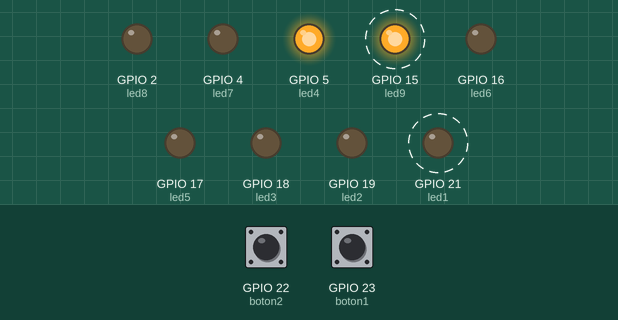
Bench run of a sketch on a simulated ESP32. On the bench: output pins drawn as LEDs (lit = HIGH). Dashed ring = blinking. The inputs (shaded band) are chosen by the test bench; at power-on: GPIO 22 (boton2) HIGH, GPIO 23 (boton1) HIGH.

Above: at 1.2 s.
1.3 s: GPIO 22 (boton2) pulled LOW for 1 s
At 1.7 s:
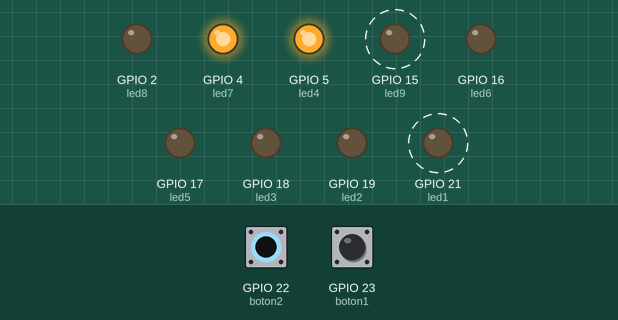
At 2.9 s:
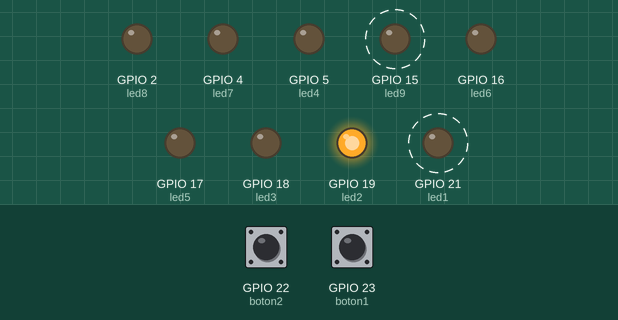
5.3 s: GPIO 23 (boton1) pulled LOW for 0.3 s
At 5.63 s:
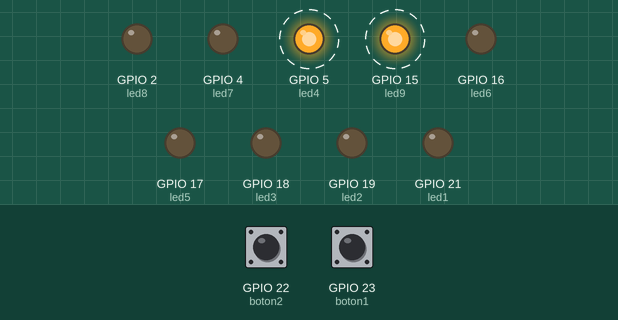
8.3 s: GPIO 23 (boton1) pulled LOW for 1 s
11.3 s: GPIO 23 (boton1) pulled LOW for 3.2 s
Timing chart, 0 to 17.0 s (numbered marks = the images above; inputs shaded):
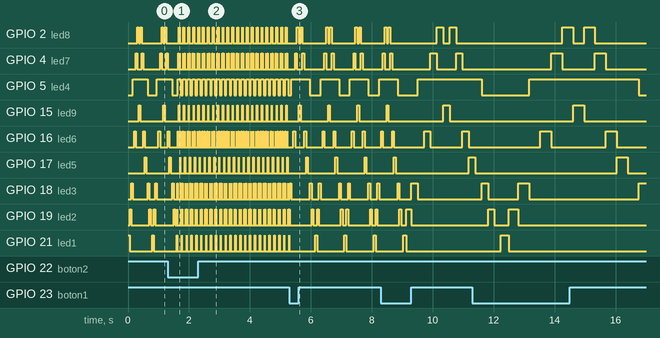

The sketch:

AutoFantastico.ino
```cpp
int led1 = 21; //LED1 conectado al GPIO 21
int led2 = 19;
int led3 = 18;
int led4 = 5;
int led5 = 17;
int led6 = 16;
int led7 = 4;
int led8 = 2;
int led9 = 15;//led9 conectado al GPIO 15

int boton1 = 23;
int boton2 = 22;

int tiempo = 50; //tiempo de 50 mili segundos

void leer_boton(){
  int b1 = digitalRead(boton1);
  int b2 = digitalRead(boton2);

  if(b1 == 0){//mas lento
    tiempo += 50;
  }

  if(b2 == 0){//mas rapido
    tiempo -= 50;
    if (tiempo<=0){
      tiempo = 10;
    }
  }
}

void setup() {
  // put your setup code here, to run once:
  pinMode(led1,OUTPUT);
  pinMode(led2,OUTPUT);
  pinMode(led3,OUTPUT);
  pinMode(led4,OUTPUT);
  pinMode(led5,OUTPUT);
  pinMode(led6,OUTPUT);
  pinMode(led7,OUTPUT);
  pinMode(led8,OUTPUT);
  pinMode(led9,OUTPUT);

  pinMode(boton1,INPUT);
  pinMode(boton2,INPUT);
}

void loop() {
  // put your main code here, to run repeatedly:

  //digitalWrite(led9,LOW);
  digitalWrite(led1,HIGH);
  leer_boton();
  delay(tiempo);
  digitalWrite(led1,LOW);
  digitalWrite(led2,HIGH);
  leer_boton();
  delay(tiempo);
  digitalWrite(led2,LOW);
  digitalWrite(led3,HIGH);
  leer_boton();
  delay(tiempo);
  digitalWrite(led3,LOW);
  digitalWrite(led4,HIGH);
  delay(tiempo);
  digitalWrite(led5,LOW);
  digitalWrite(led6,HIGH);
  delay(tiempo);
  digitalWrite(led6,LOW);
  digitalWrite(led7,HIGH);
  delay(tiempo);
  digitalWrite(led7,LOW);
  digitalWrite(led8,HIGH);
  delay(tiempo);
  digitalWrite(led8,LOW);
  digitalWrite(led9,HIGH);
  delay(tiempo);


  digitalWrite(led9,LOW);
  digitalWrite(led8,HIGH);
  delay(tiempo);
  digitalWrite(led8,LOW);
  digitalWrite(led7,HIGH);
  delay(tiempo);
  digitalWrite(led7,LOW);
  digitalWrite(led6,HIGH);
  delay(tiempo);
  digitalWrite(led6,LOW);
  digitalWrite(led5,HIGH);
  delay(tiempo);
  digitalWrite(led5,LOW);
  digitalWrite(led4,HIGH);
  delay(tiempo);
  digitalWrite(led4,LOW);
  digitalWrite(led3,HIGH);
  delay(tiempo);
  digitalWrite(led3,LOW);
  digitalWrite(led2,HIGH);
  delay(tiempo);
  digitalWrite(led2,LOW);
  //digitalWrite(led1,HIGH);
  delay(tiempo);
}
```

Measured:
- after the input at 1.3 s, GPIO 15 (led9): alternates HIGH for 0.01 s and LOW for 0.15 s, starting after 0.37 s; GPIO 21 (led1): alternates HIGH for 0.01 s and LOW for 0.15 s, starting after 0.31 s
- after the input at 5.3 s, GPIO 5 (led4): alternates HIGH for 0.60 s and LOW for 0.36 s, starting after 0.06 s; GPIO 15 (led9): alternates HIGH for 0.06 s and LOW for 0.90 s, starting after 0.30 s
- by itself, GPIO 4 (led7): alternates HIGH for 0.36 s and LOW for 1.1 s
- by itself, GPIO 5 (led4): repeats every 0.16 s: HIGH 0.10 s, LOW 0.06 s
- by itself, GPIO 15 (led9), GPIO 21 (led1): alternates HIGH for 0.05 s and LOW for 0.75 s
- by itself, GPIO 16 (led6): alternates HIGH for 0.36 s and LOW for 1.8 s
